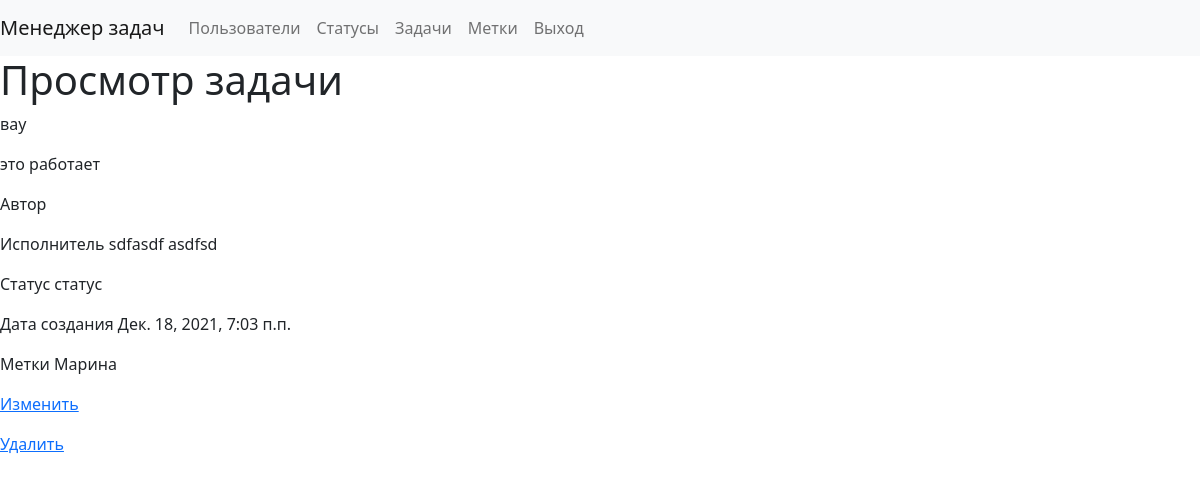
Screenshot of /tasks/21 (signed in) with the database file from the repository.
### task_manager/tasks/models.py (models this page shows)
class Task(models.Model):
    name = models.CharField(max_length=100)
    description = models.CharField(max_length=100, null=True)
    executor = models.ForeignKey(User, related_name='executor',
                                 on_delete=models.CASCADE, null=True)
    author = models.ForeignKey(User, related_name='author',
                               on_delete=models.CASCADE, editable=False)
    status = models.ForeignKey(Status, on_delete=models.CASCADE)
    created_at = models.DateTimeField(auto_now_add=True)
    labels = models.ManyToManyField('labels.Label',
                                    related_name='labels', blank=True)
    objects = models.Manager()

### task_manager/statuses/models.py (models this page shows, shortened)
class Status(models.Model):
    name = models.CharField(max_length=100)
    created_at = models.DateTimeField(auto_now_add=True)
    objects = models.Manager()

### task_manager/labels/models.py (models this page shows, shortened)
class Label(models.Model):
    name = models.CharField(max_length=100)
    created_at = models.DateTimeField(auto_now_add=True)
    tasks = models.ManyToManyField('tasks.Task')
    objects = models.Manager()

### task_manager/tasks/views.py (the view)
# urls.py: path('<int:pk>', views.TaskDetail.as_view(), name='task/detail'),
class TaskDetail(LoginRequiredMixin, DetailView):
    model = Task
    template_name = 'task_detail_form.html'
    form_class = TaskDetailForm
    context_object_name = 'task'

### task_manager/tasks/templates/task_detail_form.html (shortened to what this page needs)
{% extends 'task_manager/base.html' %}
{% load i18n %}
{% load widget_tweaks %}
{% block content %}
<h1>{% trans "Просмотр задачи" %}</h1>
<p>{{ task.name }}<p>
<p>{{ task.description }}<p>
<p>{% trans "Автор" %} {{ task.author.first_name|add:" "|add:task.author.last_name}}</p>
<p>{% trans "Исполнитель" %} {{ task.executor.first_name|add:" "|add:task.executor.last_name}}</p>
<p>{% trans "Статус" %} {{ task.status.name}}</p>
<p>{% trans "Дата создания" %} {{ task.created_at}}</p>
    {% if task.labels.all %}
        <p>{% trans "Метки" %}
            {% for label in task.labels.all %}
                {{ label.name }}
            {% endfor %}</p>
    {% endif %}
<p><a href="{% url 'task/update' task.id %}">Изменить</a></p>
<p><a href="{% url 'task/delete' task.id %}">Удалить</a></p>
{% endblock %}

### rows the page displays
Task: name "вау", description "это работает", executor.first_name|add "sdfasdf asdfsd", status.name "статус", created_at "Дек. 18, 2021, 7:03 п.п."
Label: name "Марина"
